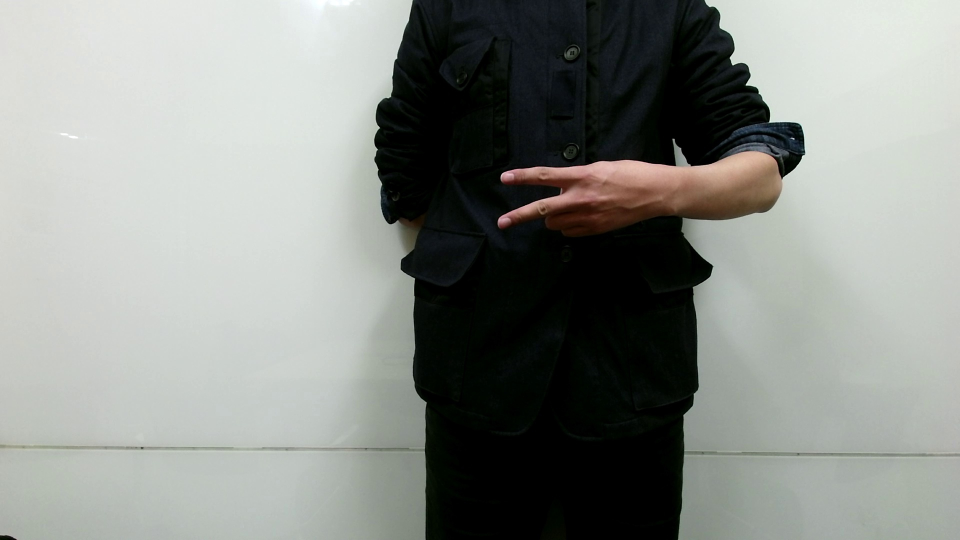
#> input picture cv2_test/image_zero-padding/char_02-06-0287.jpg, 1920 x 1080 px (shown at 1/2 size)
$ python imgTest.py
#> lines starting #> are read from the running program, lines starting #| are printed output that depends on the picture; after the words box and inside, x2 and y2 are one past the last pixel; in counts of white or black regions, pixels touching at a corner belong together
import cv2
import numpy as np

# Envs: Global Variables
image_path = "char_02-06-0287.jpg"
text_path = "char_02-06-0287.txt"

class BoxDrawer(object):
    def __init__(self):
        print("Box Drawer starts -- ")
        self.img = None
        self.img_rsz = None
        self.img_prc = None
        self.txt = None
        # variable 'p' stores two vertices
        # [ leftmost-upmost && rightmost-downmost ]
        self.p = list()
        # variable 'p2'
        # position of box-object after resizing image
        self.p2 = list()
        # variable 'p3'
        # position of box-object after adding zero padding
        self.p3 = list()
        self.half_diff = 0
        self.expand_up_down = True
        self.same_width_height = False
        self.w_ratio = 1
        self.h_ratio = 1

        self.init_and_do_everything()
        # self.test_anything()            # only for test

    def init_and_do_everything(self):
        '''
        Here in this func, everything is done inside here
        '''
        self.load_image()
        self.read_text()
        self.get_box_position()

        # self.resize_image_new_sz(self.img, 960, 540)
        self.resize_image_with_ratio(self.img, (0,0), 0.5, 0.5)
        self.reposition_box(self.img, self.img_rsz)

        self.add_zero_padding(self.img_rsz)
        self.move_box_position_appropriately()

        self.draw_box_on_image()
        self.draw_rectangle_on_processed_image()
        self.display_image()

    # [38 lines left out: function test_anything, not called in this run]

    def load_image(self):
        '''
        func "load_image()" loads image from the image_path
        and store the np.array in var 'img_dp'
        '''
        self.img = cv2.imread(image_path)
#> self.img is the input picture: shape (1080, 1920, 3); mean B, G, R 136.9, 141.5, 138.1
        # configure the size of the image
        # [ height, weight, channel ]
        print(self.img.shape)
#| (1080, 1920, 3)
        print("type of Image.shape attribute: {} {} {}".format(
            type(self.img.shape[1]), type(self.img.shape[0]), type(self.img.shape[2])
        ))
#| type of Image.shape attribute: <class 'int'> <class 'int'> <class 'int'>

    def read_text(self):
        '''
        func "read_text()" opens and reads data from text_path
        and store it in a list [ self.txt ]
        '''
        self.txt = []
        with open(text_path) as t:
#> (reads cv2_test/image_zero-padding/char_02-06-0287.txt from the repository)
            self.txt = t.read().split()
        print("{}___from func read_text()".format(self.txt))

    def get_box_position(self):
        '''
        func "get_box_position()"
        store the returned value in 'self.p'
        '''
        x_factor = self.txt[1]
        y_factor = self.txt[2]
        w_factor = self.txt[3]
        h_factor = self.txt[4]
        x1 = (float(x_factor) - float(w_factor) / 2) * self.img.shape[1]
#> x1 = 972
        y1 = (float(y_factor) - float(h_factor) / 2) * self.img.shape[0]
#> y1 = 286
        x2 = (float(x_factor) + float(w_factor) / 2) * self.img.shape[1]
#> x2 = 1360
        y2 = (float(y_factor) + float(h_factor) / 2) * self.img.shape[0]
#> y2 = 507
        self.p.append([x1, y1])
        self.p.append([x2, y2])
        print("{}___from get_box_position()".format(self.p))
#| [[972.0, 286.0], [1360.0, 507.0]]___from get_box_position()

    # [8 lines left out: function resize_image_new_sz, not called in this run]

    def resize_image_with_ratio(self, img, point_O=(0,0), x_ratio=1, y_ratio=1):
        '''
        func "resize_image(np.array, tuple, float, float)" resizes
        with two values 'x_ratio', 'y_ratio'
        '''
#> called with point_O = (0, 0), x_ratio = 0.5, y_ratio = 0.5
        # self.img_rsz = cv2.resize(img, point_O, fx = x_ratio, fy = y_ratio)
        self.img_rsz = cv2.resize(img, point_O, fx=x_ratio, fy=y_ratio)
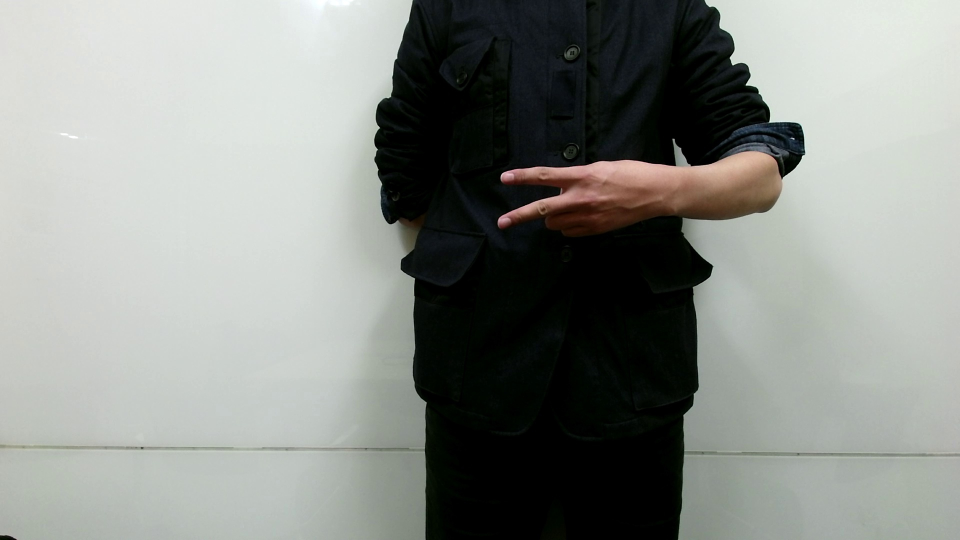
#> self.img_rsz: shape (540, 960, 3); mean B, G, R 137, 141.6, 138.2
        print("Resizing Image with ratio Complete!")
        print("AFTER RESIZE : {}".format(self.img_rsz.shape))
#| AFTER RESIZE : (540, 960, 3)

    def reposition_box(self, img_old, img_new):
        '''
        func "reposition_box(np.array, np.array)"
        reposition box object before drawing on image
        '''
        self.w_ratio = float(img_new.shape[1]) / float(img_old.shape[1])
#> self.w_ratio = 0.5
        self.h_ratio = float(img_new.shape[0]) / float(img_old.shape[0])
#> self.h_ratio = 0.5
        self.p2.append([self.p[0][0] * self.w_ratio, self.p[0][1] * self.h_ratio])
        self.p2.append([self.p[1][0] * self.w_ratio, self.p[1][1] * self.h_ratio])
        print("Repositioning Box Object Complete!!")
        print("{}___from reposition_box".format(self.p2))
#| [[486.0, 143.0], [680.0, 253.5]]___from reposition_box

    def draw_box_on_image(self):
        '''
        func "draw_box_on_image()"
        converts float values of 'p' into int values
        '''
        self.p[0][0], self.p[0][1] = int(self.p[0][0]), int(self.p[0][1])
        self.p[1][0], self.p[1][1] = int(self.p[1][0]), int(self.p[1][1])
        print(self.p)
        cv2.rectangle(self.img, tuple(self.p[0]), tuple(self.p[1]), (0,0,255), 3)
        self.p2[0][0], self.p2[0][1] = int(self.p2[0][0]), int(self.p2[0][1])
        self.p2[1][0], self.p2[1][1] = int(self.p2[1][0]), int(self.p2[1][1])
        print(self.p2)
        cv2.rectangle(self.img_rsz, tuple(self.p2[0]), tuple(self.p2[1]), (0,0,255), 3)
        print("Drew Rectangle ___from draw_box_on_image()")

    def add_zero_padding(self, mImg):
        '''
        func "add_zero_padding()"
        when width is longer, then add zero padding above-and-below
        when height is longer, then add zero padding left-and-right size
        '''
        print("{}___from add_zero_padding_and_move_box_position_appropriately".format(mImg.shape))
#| (540, 960, 3)___from add_zero_padding_and_move_box_position_appropriately
        w, h, = mImg.shape[1], mImg.shape[0]
#> w = 960; h = 540
        black_square = None
        if w > h:
            self.half_diff = (w - h) // 2
#> self.half_diff = 210
            print("half_diff : {}".format(self.half_diff))
#| half_diff : 210
            black_square = np.full((self.half_diff, w, 3), [0,0,0], dtype=np.uint8)
            self.img_prc = np.concatenate(
                (black_square, np.concatenate((self.img_rsz, black_square), axis=0)), axis=0
            )
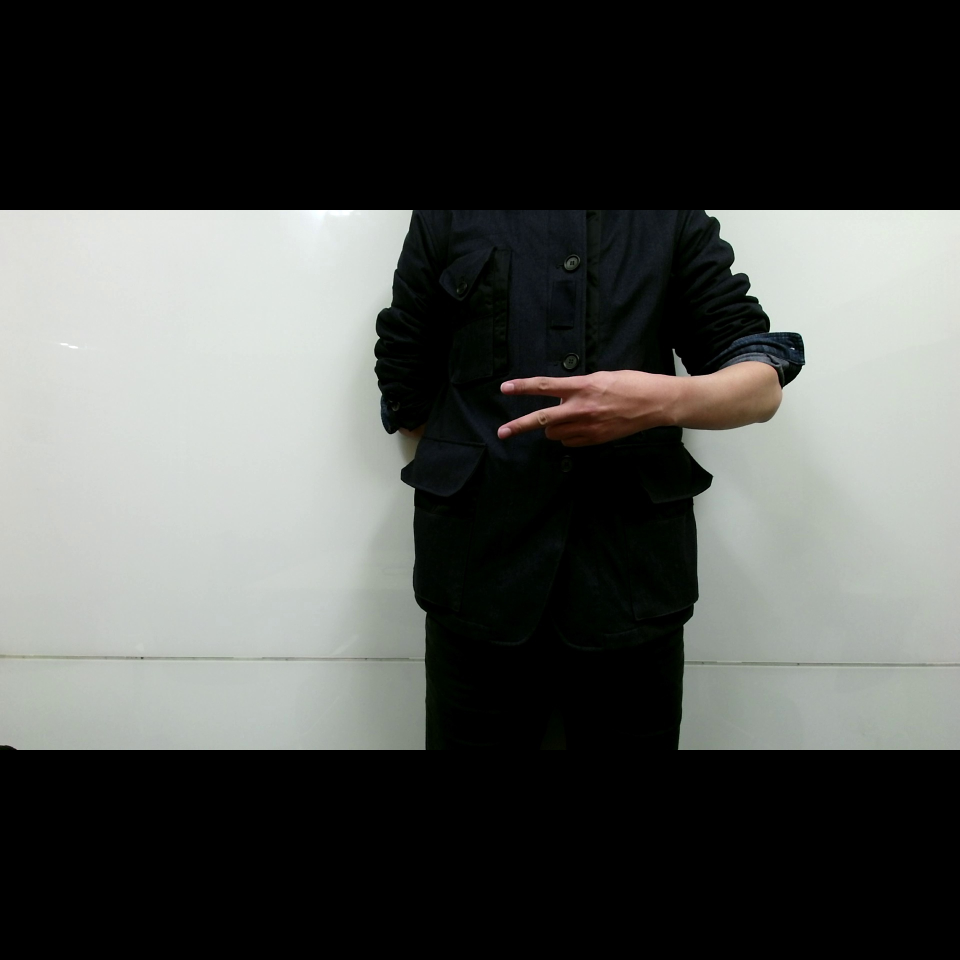
#> self.img_prc: shape (960, 960, 3); mean B, G, R 77, 79.7, 77.7
#| [[972, 286], [1360, 507]]
#> in draw_box_on_image, `cv2.rectangle(self.img, tuple(self.p[0]), tuple(self.p[1]), (0,0,255),..`:
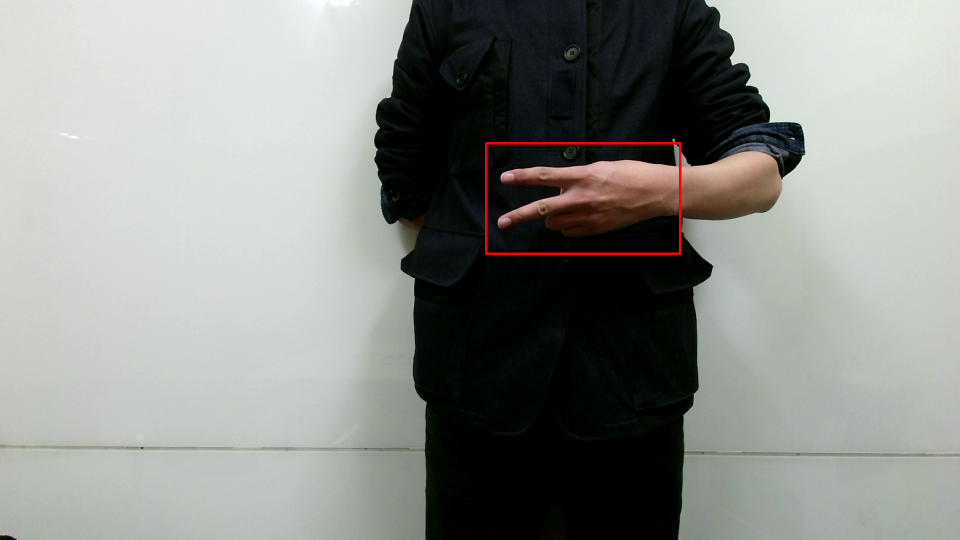
#> self.img: shape (1080, 1920, 3) (shown at 1/2 size); 0.29% of pixels changed, all inside (x1, y1, x2, y2) = (970, 284, 1363, 510)
#| [[486, 143], [680, 253]]
#> in draw_box_on_image, `cv2.rectangle(self.img_rsz, tuple(self.p2[0]), tuple(self.p2[1]), (0,0..`:
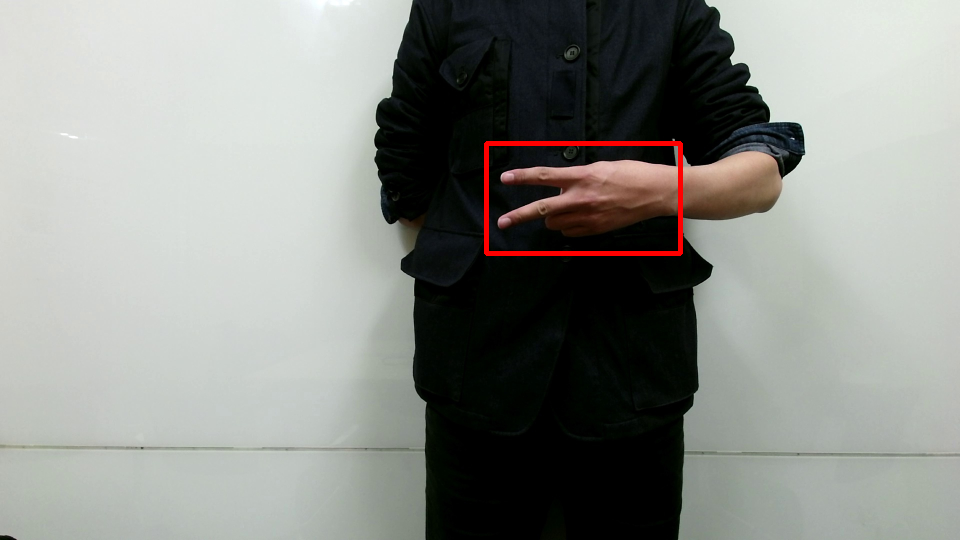
#> self.img_rsz: shape (540, 960, 3); 0.58% of pixels changed, all inside (x1, y1, x2, y2) = (484, 141, 683, 256)
            self.expand_up_down = True
            self.same_width_height = False
        elif w < h:
            self.half_diff = (h - w) // 2
            print("half_diff : {}".format(self.half_diff))
            black_square = np.full((h, self.half_diff, 3), [0,0,0], dtype=np.uint8)
            self.img_prc = np.concatenate(
                (black_square, np.concatenate( (self.img_rsz, black_square), axis=1 )), axis=1
            )
            self.expand_up_down = False
            self.same_width_height = False
        else:
            self.same_width_height = True
            self.img_prc = self.img_rsz
            print("No padding is needed - same width, height")
            return
        print("Adding zero-padding and moving box-object Complete!!!")

    def move_box_position_appropriately(self):
        '''
        func "move_box_position_appropriately()"
        reposition the box object
        '''
        if self.same_width_height == False:
            if self.expand_up_down == True:
                self.p3.append([self.p2[0][0], self.p2[0][1] + self.half_diff])
                self.p3.append([self.p2[1][0], self.p2[1][1] + self.half_diff])
            else:
                self.p3.append([self.p2[0][0] + self.half_diff, self.p2[0][1]])
                self.p3.append([self.p2[1][0] + self.half_diff, self.p2[1][1]])
        else:
            self.p3 = self.p2

    def draw_rectangle_on_processed_image(self):
        '''
        func "draw_rectangle_on_processed_image()"
        draw rectangle on processed image
        '''
        self.p3[0][0], self.p3[0][1] = int(self.p3[0][0]), int(self.p3[0][1])
        self.p3[1][0], self.p3[1][1] = int(self.p3[1][0]), int(self.p3[1][1])
        cv2.rectangle(self.img_prc, tuple(self.p3[0]), tuple(self.p3[1]), (0,255,0), 3)
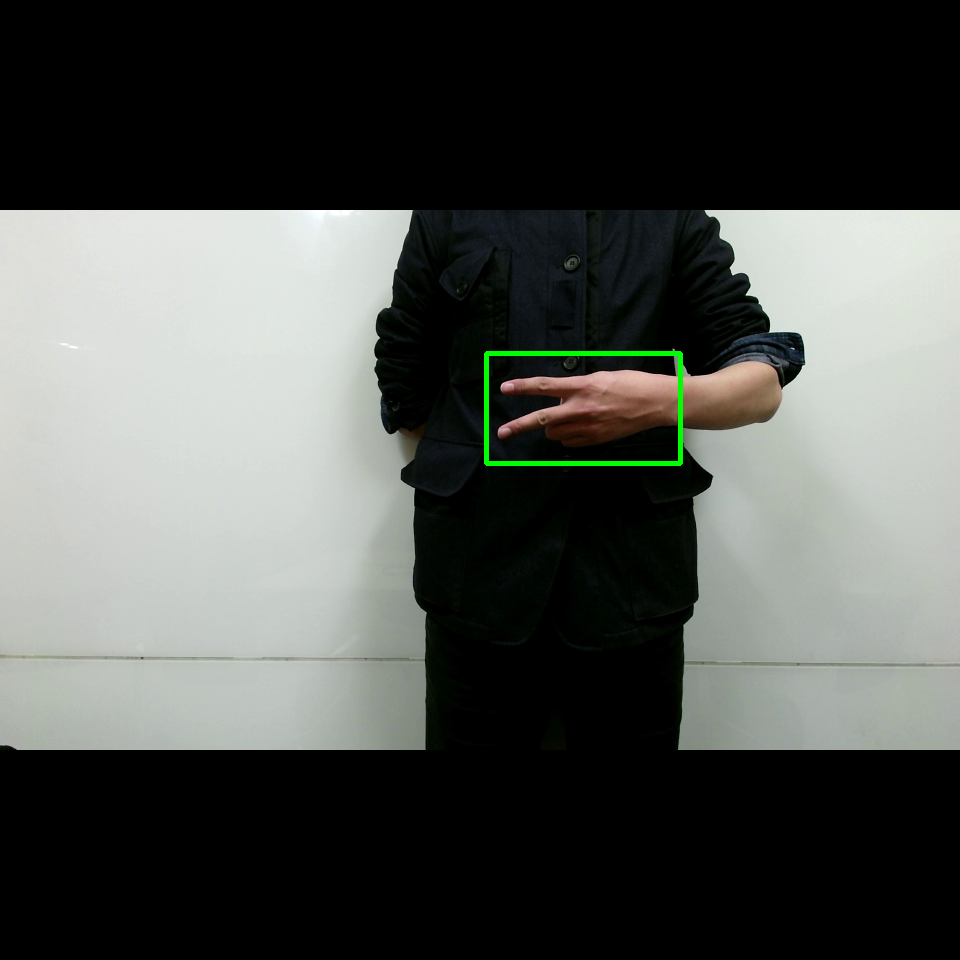
#> self.img_prc: shape (960, 960, 3); 0.33% of pixels changed, all inside (x1, y1, x2, y2) = (484, 351, 683, 466)
        print("Drew Box Object ___from draw_rectangle_on_processed_image()")

    def display_image(self):
        cv2.imshow("Original Image", self.img)
        cv2.imshow("Resized Image", self.img_rsz)
        cv2.imshow("Processed Image", self.img_prc)

        while True:
            k = cv2.waitKey()
#> (key q is pressed here)
            print("Displayed Image... waitKey()...")

            if k == ord('q') or k == 27:
                print("Now Exit with Keyboard Input")
                cv2.destroyAllWindows()
                break

if __name__ == "__main__":
    print("main starts here!")
    bd = BoxDrawer()
